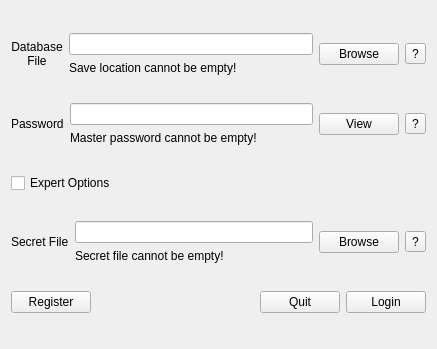
<?xml version="1.0" encoding="UTF-8"?>
<ui version="4.0">
 <class>Login</class>
 <widget class="QWidget" name="Login">
  <property name="geometry">
   <rect>
    <x>0</x>
    <y>0</y>
    <width>437</width>
    <height>349</height>
   </rect>
  </property>
  <property name="minimumSize">
   <size>
    <width>437</width>
    <height>290</height>
   </size>
  </property>
  <property name="maximumSize">
   <size>
    <width>696</width>
    <height>349</height>
   </size>
  </property>
  <property name="windowTitle">
   <string>Registation</string>
  </property>
  <layout class="QHBoxLayout" name="horizontalLayout_6">
   <item>
    <layout class="QVBoxLayout" name="main_layout">
     <item>
      <layout class="QHBoxLayout" name="layout_directory">
       <item>
        <widget class="QLabel" name="directory_label">
         <property name="text">
          <string>Database
File</string>
         </property>
         <property name="textFormat">
          <enum>Qt::PlainText</enum>
         </property>
         <property name="alignment">
          <set>Qt::AlignCenter</set>
         </property>
        </widget>
       </item>
       <item>
        <layout class="QVBoxLayout" name="layout_directory_edit">
         <item>
          <widget class="QLineEdit" name="directory_edit"/>
         </item>
         <item>
          <widget class="QLabel" name="directory_warning">
           <property name="text">
            <string>Save location cannot be empty!</string>
           </property>
          </widget>
         </item>
        </layout>
       </item>
       <item>
        <widget class="QPushButton" name="directory_browse_button">
         <property name="text">
          <string>Browse</string>
         </property>
        </widget>
       </item>
       <item>
        <widget class="QToolButton" name="directory_help">
         <property name="text">
          <string>?</string>
         </property>
        </widget>
       </item>
      </layout>
     </item>
     <item>
      <layout class="QHBoxLayout" name="layout_password">
       <item>
        <widget class="QLabel" name="password_label">
         <property name="text">
          <string>Password</string>
         </property>
         <property name="textFormat">
          <enum>Qt::PlainText</enum>
         </property>
        </widget>
       </item>
       <item>
        <layout class="QVBoxLayout" name="layout_password_edit">
         <item>
          <widget class="QLineEdit" name="password_edit"/>
         </item>
         <item>
          <widget class="QLabel" name="password_warning">
           <property name="text">
            <string>Master password cannot be empty!</string>
           </property>
          </widget>
         </item>
        </layout>
       </item>
       <item>
        <widget class="QPushButton" name="password_view_button">
         <property name="text">
          <string>View</string>
         </property>
        </widget>
       </item>
       <item>
        <widget class="QToolButton" name="password_help">
         <property name="text">
          <string>?</string>
         </property>
        </widget>
       </item>
      </layout>
     </item>
     <item>
      <widget class="QCheckBox" name="expert_checkBox">
       <property name="text">
        <string>Expert Options</string>
       </property>
      </widget>
     </item>
     <item>
      <layout class="QHBoxLayout" name="layout_secret">
       <item>
        <widget class="QLabel" name="secret_label">
         <property name="text">
          <string>&lt;html&gt;&lt;head/&gt;&lt;body&gt;&lt;p&gt;Secret File&lt;/p&gt;&lt;/body&gt;&lt;/html&gt;</string>
         </property>
        </widget>
       </item>
       <item>
        <layout class="QVBoxLayout" name="layout_secret_edit">
         <item>
          <widget class="QLineEdit" name="secret_edit"/>
         </item>
         <item>
          <widget class="QLabel" name="secret_warning">
           <property name="text">
            <string>Secret file cannot be empty!</string>
           </property>
          </widget>
         </item>
        </layout>
       </item>
       <item>
        <widget class="QPushButton" name="secret_button">
         <property name="text">
          <string>Browse</string>
         </property>
        </widget>
       </item>
       <item>
        <widget class="QToolButton" name="secret_help_button">
         <property name="text">
          <string>?</string>
         </property>
        </widget>
       </item>
      </layout>
     </item>
     <item>
      <layout class="QHBoxLayout" name="layout_buttons">
       <item>
        <widget class="QPushButton" name="register_button">
         <property name="text">
          <string>Register</string>
         </property>
        </widget>
       </item>
       <item>
        <spacer name="button_spacer">
         <property name="orientation">
          <enum>Qt::Horizontal</enum>
         </property>
         <property name="sizeHint" stdset="0">
          <size>
           <width>40</width>
           <height>20</height>
          </size>
         </property>
        </spacer>
       </item>
       <item>
        <widget class="QPushButton" name="quit_button">
         <property name="text">
          <string>Quit</string>
         </property>
        </widget>
       </item>
       <item>
        <widget class="QPushButton" name="login_button">
         <property name="text">
          <string>Login</string>
         </property>
        </widget>
       </item>
      </layout>
     </item>
    </layout>
   </item>
  </layout>
 </widget>
 <resources/>
 <connections/>
</ui>
